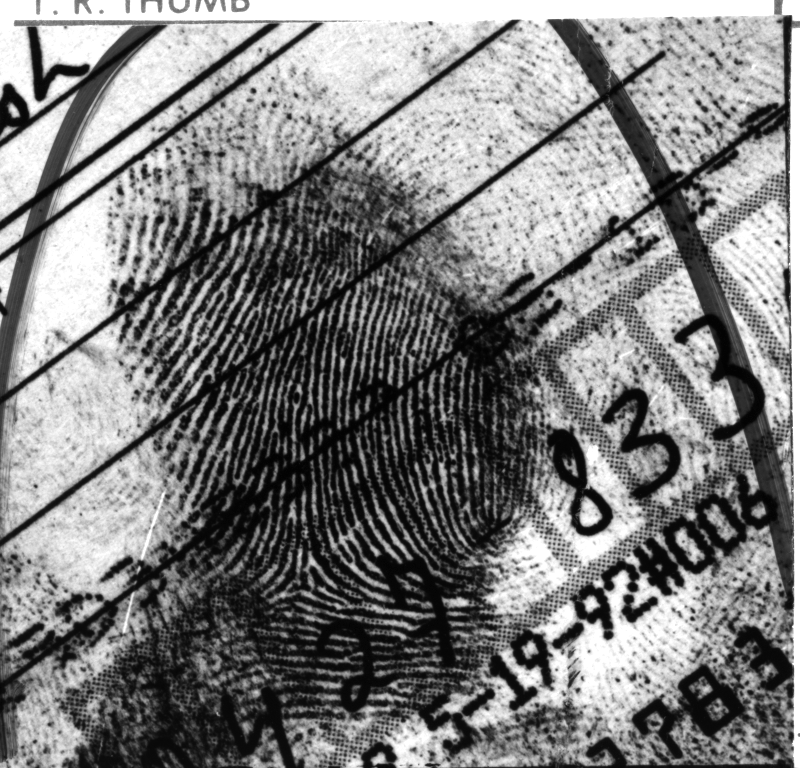
%> input picture 1数图大作业一/代码文件/latent.bmp, 800 x 768 px
$ octave Problem1.m   (GNU Octave 9; MATLAB toolbox functions it lacks are replaced by stand-ins)
%> lines starting %> are read from the running program, lines starting %| are printed output that depends on the picture; in (x1, y1, x2, y2) boxes, pixels count from 0 and x2, y2 are one past the last pixel; in counts of white or black regions, pixels touching at a corner belong together; the program's own positions count from 1
### 1数图大作业一/代码文件/Paddingfold.m
function [PadSrc1] = Paddingfold(ImgSrc1,fold)
%ImgSrc1为待padding图像
%fold为将图像的宽高padding成的倍数
[HeightSrc1,WidthSrc1] = size(ImgSrc1);
WidthPad1 = 0;
HeightPad1 = 0;
if(mod(WidthSrc1,fold)~=0)
    WidthPad1 = fold - mod(WidthSrc1,fold);
end
if(mod(HeightSrc1,fold)~=0)
    HeightPad1 = fold - mod(HeightSrc1,fold);
end
PadSrc1 = padarray(ImgSrc1,[HeightPad1,WidthPad1],'replicate','post');
end

### 1数图大作业一/代码文件/Problem1.m
%%
%读取图片
ImgSrc1 = imread('latent.bmp');
%> ImgSrc1 is the input picture: size 768x800 uint8; min 1, max 255, mean 127.3
T = ImgSrc1;
ImgSrc1 = 1 - im2double(ImgSrc1);
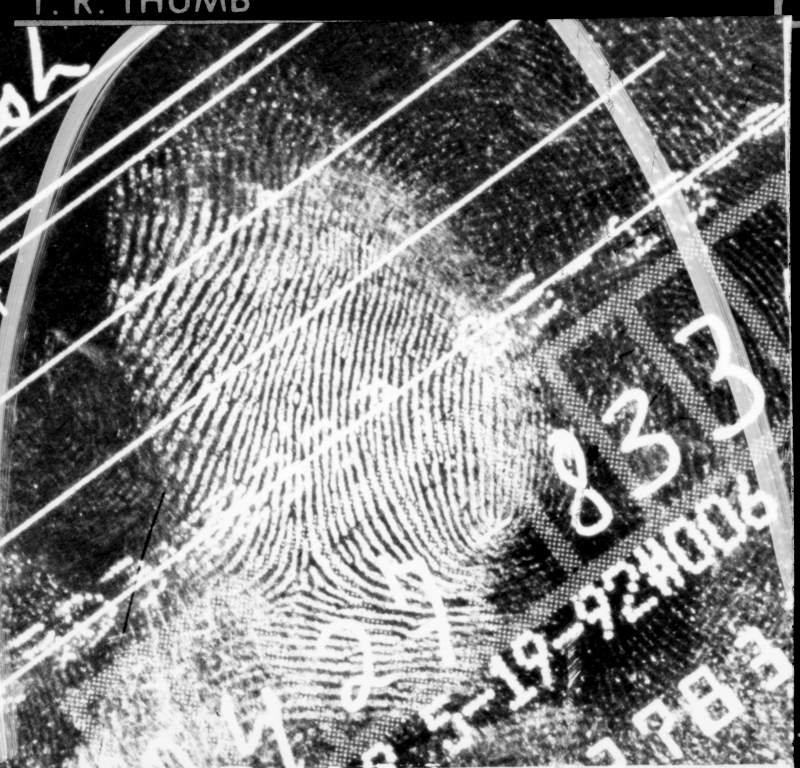
%> ImgSrc1: size 768x800 double; min 0, max 0.996, mean 0.501
%%
%将指纹图像分为许多8×8像素的图像块。对每个图像块计算DFT
%先padding至8的倍数
PadSrc1 = Paddingfold(ImgSrc1,8);
%%
%粗分割出前背景
%先扩充
blksize = 8;
threshold = 0.01;
PadSrc2 = Paddingfold(ImgSrc1,blksize);
imsegment = zeros(size(PadSrc2));
immask = zeros(size(PadSrc2));
for i = 1:blksize:size(PadSrc2,1)
    for j = 1:blksize:size(PadSrc2,2)
        V = var(PadSrc2(i:i+blksize-1,j:j+blksize-1));
        if V < threshold
            imsegment(i:i+blksize-1,j:j+blksize-1) = 1;
        else
            immask(i:i+blksize-1,j:j+blksize-1) = 1;
        end
    end
end
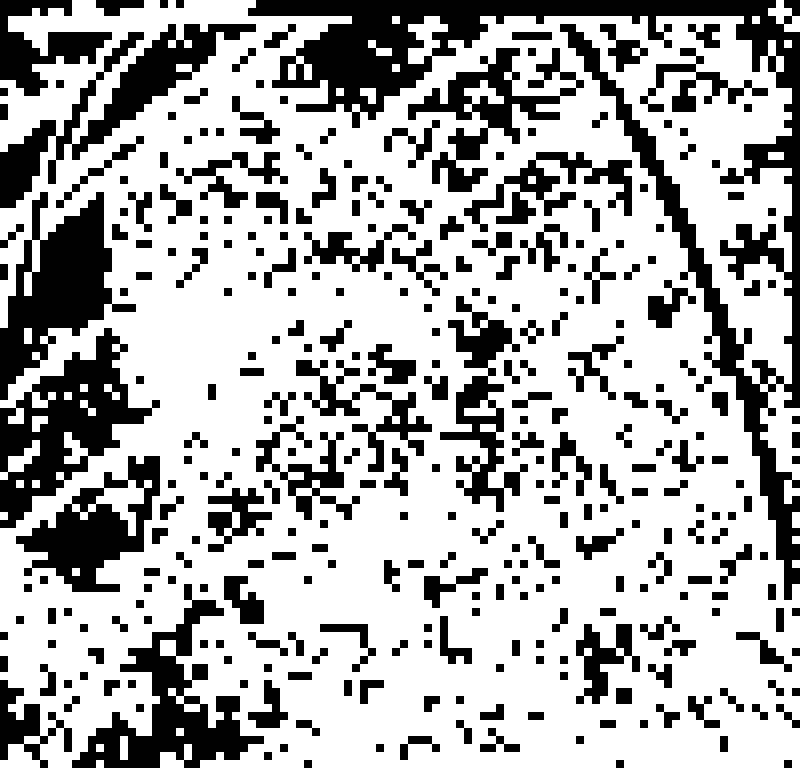
%> immask: size 768x800 double; values 0 (black) and 1 (white), 68.8% white; 310 black regions, largest, box (x1, y1, x2, y2) and area: (248, 0, 800, 600) 40896, (0, 328, 160, 528) 12160, (0, 192, 136, 400) 11904
immask = imfill(immask,'holes');
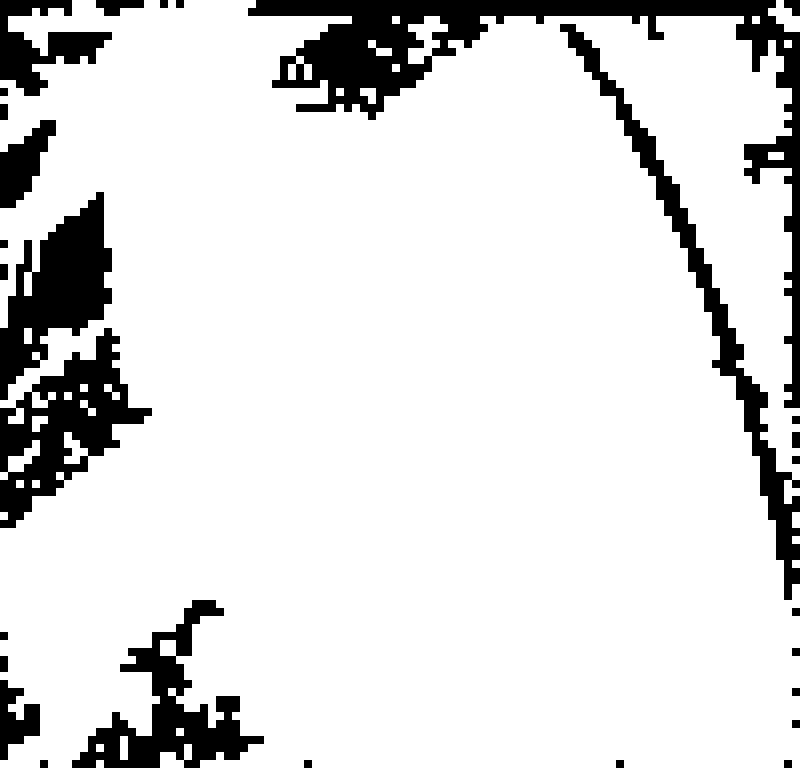
%> immask: size 768x800 double; values 0 (black) and 1 (white), 86.6% white; 29 black regions, largest, box (x1, y1, x2, y2) and area: (248, 0, 800, 408) 26176, (0, 328, 152, 528) 12032, (560, 24, 800, 600) 11200
immask = ~imfill(~immask,'holes');
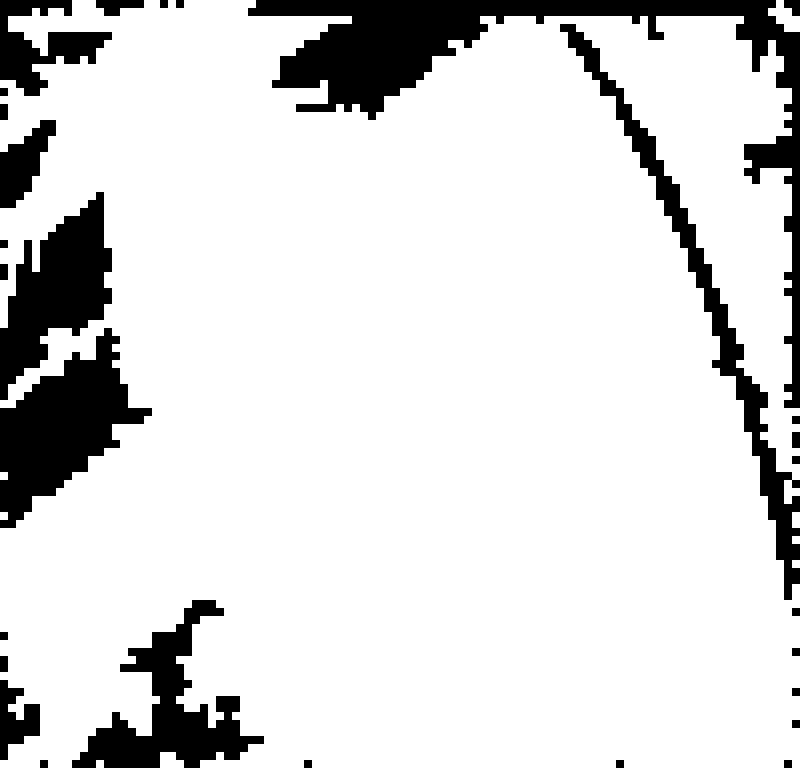
%> immask: size 768x800 logical; 85.7% white; 29 black regions, largest, box (x1, y1, x2, y2) and area: (248, 0, 800, 408) 28352, (0, 328, 152, 528) 14208, (0, 192, 112, 400) 11584
PadSrc1 = PadSrc1 .* immask;
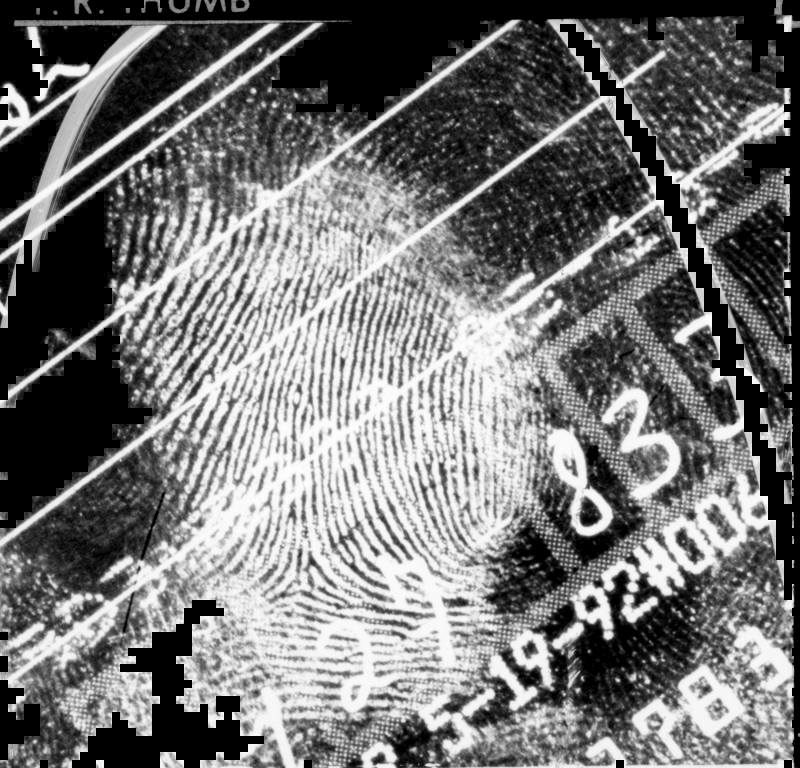
%> PadSrc1: size 768x800 double; min 0, max 0.996, mean 0.454
%%
%由于需要扩大至32*32，所以周围需要padding 12
PadPadSrc1 = padarray(PadSrc1,[12,12],'replicate','both');
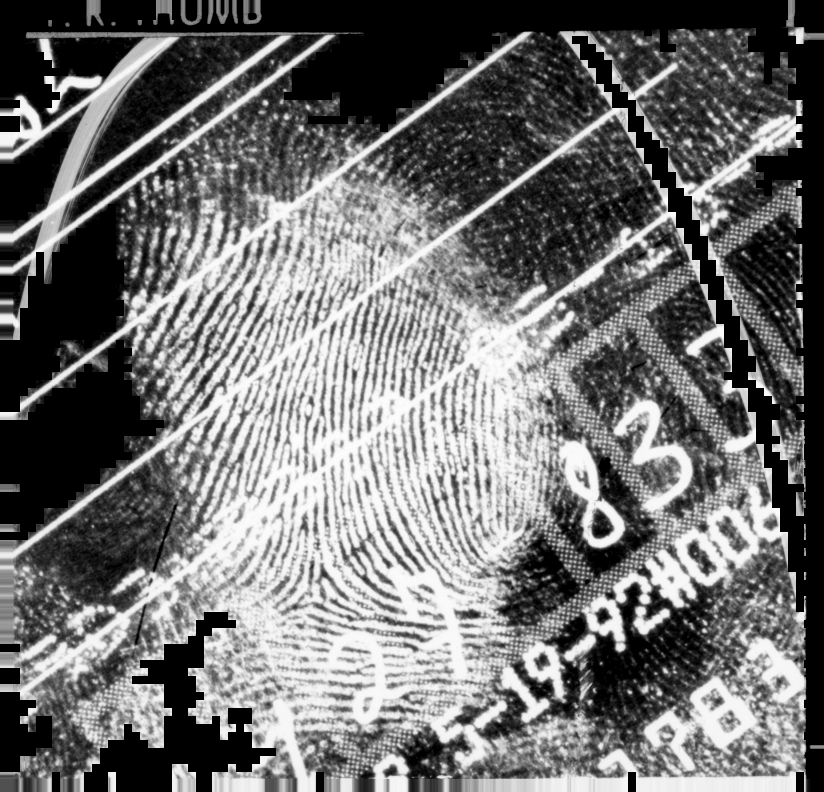
%> PadPadSrc1: size 792x824 double; min 0, max 0.996, mean 0.441
%将每块(32*32)进行DFT变换
[HeightPad1,WidthPad1] = size(PadSrc1);
%> HeightPad1 = 768; WidthPad1 = 800
wi = WidthPad1 / 8;
%> wi = 100
hi = HeightPad1 / 8;
%> hi = 96
DftSrc = zeros(32*hi,32*wi);
for i = 1 : wi
    for j = 1 : hi
        hmin = 8 * (j - 1) + 1;
        hmax = hmin + 32 - 1;
        wmin = 8 * (i - 1) + 1;
        wmax = wmin + 32 - 1;
        DftPatch = PadPadSrc1(hmin:hmax,wmin:wmax);
        DftPatch(17,17) = 0;
        hminDft = 32 * (j - 1) + 1;
        hmaxDft = hminDft + 32 - 1;
        wminDft = 32 * (i - 1) + 1;
        wmaxDft = wminDft + 32 - 1;
        DftPatch = fftshift(fft2(DftPatch));
        DftPatch(17,17) = 0;
        DftSrc(hminDft:hmaxDft,wminDft:wmaxDft) = DftPatch;
    end
end
%归一化
DftSrcNorm = (DftSrc - min(min(DftSrc)))/ (max(max(DftSrc))-min(min(DftSrc)));
%%
%根据幅度谱，估计每个图像块是否属于指纹区域；如果属于指纹区域，估计脊线方向和频率。
OrienField = zeros(size(PadSrc1));
OrienPatch = zeros(8,8);
OrienAngle = zeros(hi,wi);
OrienWavelen = zeros(hi,wi);
OrienGraph = zeros(hi,wi);
BoolFP = zeros(hi,wi);
ImMask = ones(size(PadSrc1));
for i =  1 : wi
    for j = 1 : hi
        %读取幅度图中的两个最大值 32*32 每块
        hminDft = 32 * (j - 1) + 1;
        hmaxDft = hminDft + 32 - 1;
        wminDft = 32 * (i - 1) + 1;
        wmaxDft = wminDft + 32 - 1;
        Patch = DftSrcNorm(hminDft:hmaxDft,wminDft:wmaxDft);
%> (the run ends here)

$ run again, with 1数图大作业一/代码文件/FTIR.bmp copied over 1数图大作业一/代码文件/latent.bmp
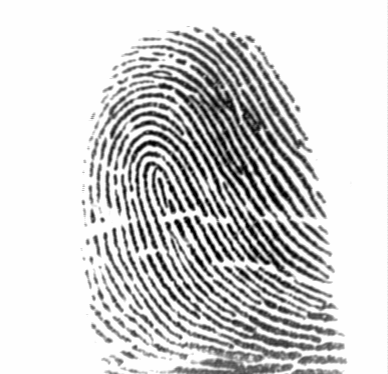
%> input picture 1数图大作业一/代码文件/FTIR.bmp, 388 x 374 px
%> ImgSrc1 is the input picture: size 374x388 uint8; min 1, max 254, mean 208.8
%> ImgSrc1: size 374x388 double
%> after the loop `for i = 1:blksize:size(PadSrc2,1)`:
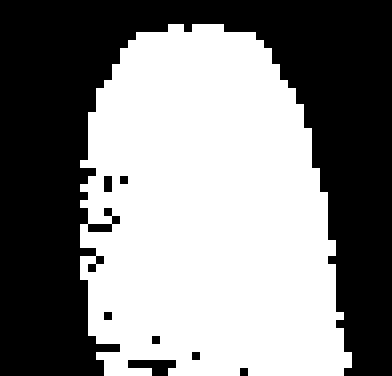
%> immask: size 376x392 double; values 0 (black) and 1 (white), 51.6% white; 8 black regions, largest, box (x1, y1, x2, y2) and area: (0, 0, 392, 376) 70400, (128, 360, 176, 376) 512, (104, 176, 112, 192) 128
%> `PadPadSrc1 = padarray(PadSrc1,[12,12],'replicate','both');`:
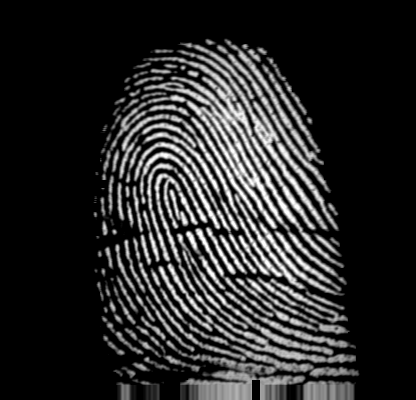
%> PadPadSrc1: size 400x416 double; min 0, max 0.996, mean 0.162
